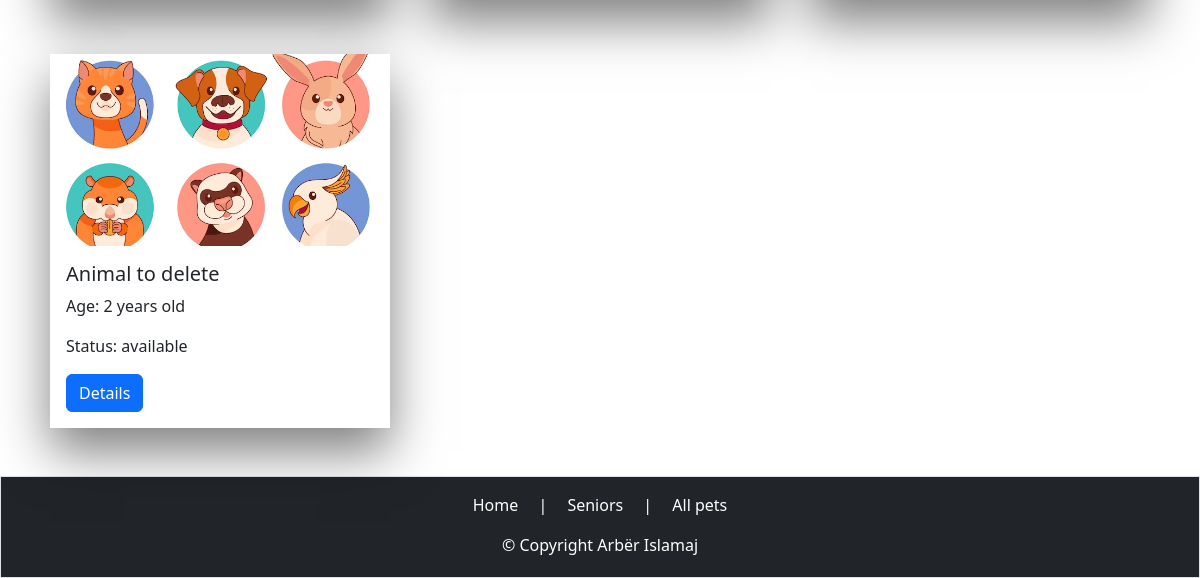
The page /animals/allAnimals.php (lower part) on the database as committed earlier.
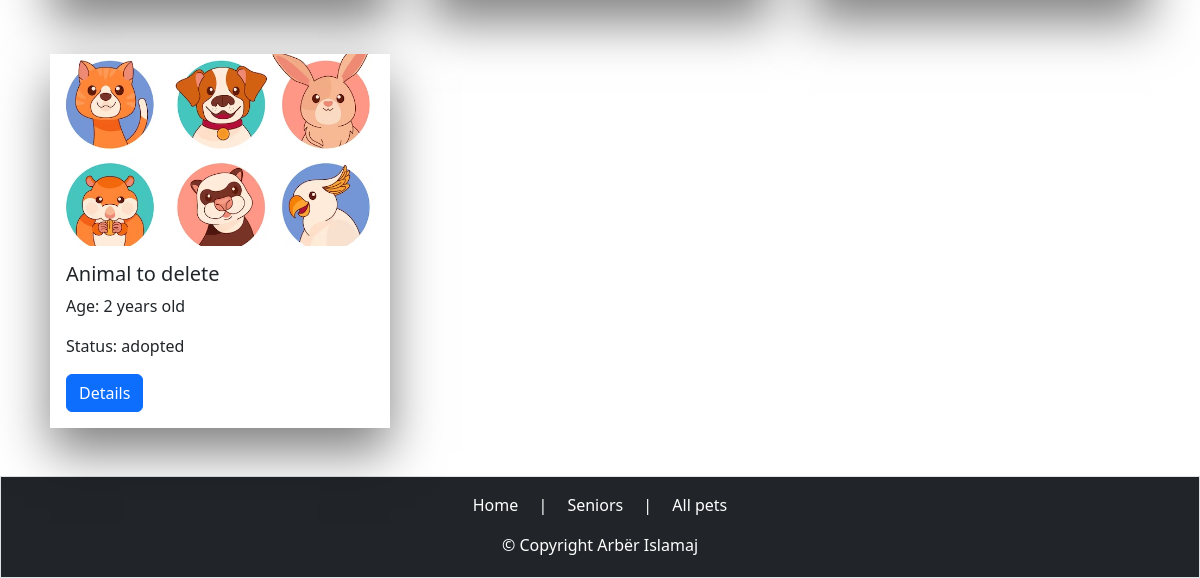
The same page on the database as committed later.
### tables this page shows
CREATE TABLE `animals` (
  `petID` int(11) NOT NULL,
  `name` varchar(50) NOT NULL,
  `picture` varchar(255) DEFAULT NULL,
  `location` varchar(255) NOT NULL,
  `description` text DEFAULT NULL,
  `size` varchar(50) NOT NULL,
  `age` int(11) NOT NULL,
  `vaccinated` varchar(50) NOT NULL,
  `breed` varchar(50) NOT NULL,
  `status` varchar(50) NOT NULL
);

### animals/allAnimals.php (the view, shortened to what this page needs)
<?php
require_once '../components/db_connect.php';
$sql = "SELECT * FROM `animals`";
$result = mysqli_query($conn, $sql);
$cards = "";
if (mysqli_num_rows($result) > 0) {
    while ($row = mysqli_fetch_assoc($result)) {
        $cards .= "
        <div class='p-2 pb-5'>
            <div class='container'>
                <div class='card' style='
                    position: relative;
                    margin: 0 auto;
                    border: none;
                    box-shadow: 0 1.5rem 3rem rgba(0, 0, 0, 0.5);
                    display: flex;
                    flex-wrap: wrap;
                    flex-direction: row;
                    border-radius: 0;'>
                    <img src='../assets/$row[picture]' class='card-img-top object-fit-cover' style='height: 12rem' alt='Pet'>
                    <div class='card-body'>
                        <h5 class='card-title'>$row[name]</h5>
                        <p class='card-text'>Age: $row[age] years old</p>
                        <p class='card-text'>Status: $row[status] </p>
                        <a href='details.php?petID=$row[petID]' class='btn btn-primary'>Details</a>
                    </div>
                </div>
            </div>
        </div>
        ";
    }
} else {
    $cards = "No data found.";
}
?>
<!DOCTYPE html>
<html lang="en">
<head>
    <link href="https://cdn.jsdelivr.net/npm/bootstrap@5.3.2/dist/css/bootstrap.min.css" rel="stylesheet">
</head>
<body>
    <div class="container pt-5">
        <div class="row row-cols-1 row-cols-xl-3 row-cols-lg-3 row-cols-md-2 row-cols-sm-1 row-cols-xs-1">
            <?= $cards ?>
        </div>
    </div>
    <?php require_once '../components/footer.php' ?>
</body>
</html>

Rows that differ between the two databases and show on the page:
changed animals "Animal to delete": status "available" → "adopted"
